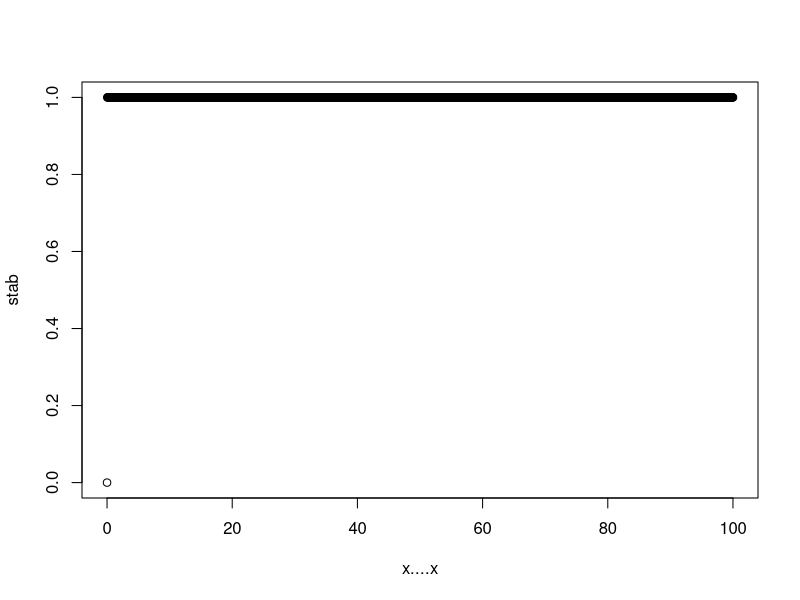

Write R code to recreate this figure. (Note: this script raises an error after producing the figure.)
rm(list = ls())
library("parallel")
library("tidyverse")
library("deSolve")
library("coda")

#-------------------------------FUNCTIONS--------------------------------------#
# Equilibrium points:
eq_point <- function(delta_L, delta_A, d_L, a, fec, K, Hum, omega_t){
  Ah_eq <-  K*(((omega_t*Hum*d_L)/((a+delta_A)*(omega_t*Hum +delta_A)))-((1/(a*fec))*(d_L+delta_L)))
  L_eq <- ((a*fec*Ah_eq)/((a*fec/K)*Ah_eq+(d_L+delta_L)))
  A_eq <- ((d_L/(omega_t*Hum+delta_A))*((a*fec*Ah_eq)/(((a*fec/K)*Ah_eq)+(d_L+delta_L))))
  eq <- c(L_eq, A_eq, Ah_eq)
}


ode_value <- function(L, A, Ah){
  val <- c()
  val[1] = a*fec*Ah*(1-(L/K))-(d_L+delta_L)*L
  val[2] = d_L*L - (omega_t*Hum + delta_A)*A
  val[3] = omega_t*Hum*A - (a + delta_A)*Ah
  return(val)
}

# Feasability condition:
feasability_cond <- function(del_L, del_A, dev_L, gon, fec, Kar, Hum, omega){
  fes <- 0
  val <- (gon*fec*omega*Hum*dev_L)/((gon + del_A)*(omega*Hum + del_A)*(dev_L + del_L))
  if(val > 1){
    fes <- 1
  }
  return(fes)
}

omega_stab <- function(omega){
  fes <- 0
  val <- delta_A/(((a*fec*Hum*d_L)/((a+delta_A)*(d_L+delta_L)))-Hum)
  if(omega > val ){
    fes <- 1
  }
  return(fes)
}


###############   ODE INTEGRATION   ##################
#------------------------------------------------------------------------------#
# ODE system in R:
vect <- function(t, state, parameters) {
  with(as.list(c(state, parameters)),{
    # rate of change
    
    dL <-  gon*fecun*H*(1-(L/Ka))-(dev_L+del_L)*L
    dA <-  dev_L*L - (omeg*Hu + del_A)*A
    dH <-  omeg*Hu*A - (gon + del_A)*H
    # return the rate of change
    list(c(dL, dA, dH))
  }) # end with(as.list ...
}

likelihood <- function(x) # forzamientos para el solver de la ode
{ 
  if(x[1] <= 0 ){
    print("Negative param")
    res = -86829146000
  }else{
    # print("Positive param")
    pars <- c(fecun = fec,Ka = K,Hu = Hum,omeg = x[1],
              del_L = delta_L,del_A = delta_A,dev_L = d_L,
              gon = a) # death rate group 2
    
    sd_t <- x[2]
    
    population <- c(L=10.0, A=0.0,H= 0.0) #Vector inicial para ODE
    
    # z <- ode(y=population,
    # times = 0:nrow(y), func = "derivs", method = "ode45",
    # parms = parms, dllname = "model_vec_test1",
    # initfunc = "initmod", nout = 1,
    # outnames = "Sum")
    z <- ode(y = population, times = 0:nrow(y), func = vect, parms = pars)
    
    #Aquí corre el ODE
    
    colnames(z)[2:4] <- c("L", "A", "Ah")
    
    z <- as.data.frame(z)
    z <- z[-1, ]
    
    L <- y$L
    A <- y$A
    Ah <- y$Ah
    
    res <-  sum(dnorm(L, mean = z$L, sd = sd_t, log = T))  +
      sum(dnorm(A, mean = z$A , sd = sd_t, log = T))  +
      sum(dnorm(Ah, mean = z$Ah, sd = sd_t, log = T))  #cálculo de la loglikelihood en función de las desviaciones estándar
    # sum(dnorm((A+Ah), mean = (z$A + z$Ah), sd = sd, log = T))  
  }
  
  # print("res:")
  # print(res)
  return(res)
}

#------------------------------------------------------------------------------#
# Params values:
fec = 200
K = 250000
Hum = 1600000
omega_t = 0.2
delta_L = 0.2
delta_A = 0.25
d_L = 0.08
a = 1/8

feasability_cond(delta_L,delta_A,d_L,a,fec ,K,Hum,omega_t)
vec_eq <- eq_point(delta_L, delta_A, d_L, a, fec, K, Hum, omega_t)
stab_cond = function(x){return(feasability_cond(delta_L,delta_A,d_L,a,fec ,K,Hum,x))}
x <- seq(0, 100, by=.05)
eq_mat <- as.matrix(0, ncol = 3, nrow = length(x))
for(i in range(1:length(x))){
  eq_mat[i] <- eq_point(delta_L, delta_A, d_L, a, fec, K, Hum, x[i])
}
# Stability in function of omega.
x <- seq(0, 100, by=.05)
vec_stab <- lapply(x, stab_cond)
stab_cond_vec <- data.frame(x <- x, stab = as.array(vec_stab, nrow =1, ncol = length(x)))
plot(stab_cond_vec)

# Equilibrium points as a function of omega.
eq_point_vec <- lapply(x, eq_point_ap)
stab <- as.array(eq_point_vec)
eq_point_df <- data.frame(omega = x, L_eq = stab[])

plot(eq_point_df)
#---------------INTEGRATION----------------#
times <- seq(0, 100, by = 0.01)
parameters <- c(fecun = fec,Ka = K,Hu = Hum,omeg = omega_t,del_L = delta_L,del_A = delta_A,dev_L = d_L,gon = a)
# state <- c(L = vec_eq[1], A = vec_eq[2], H = vec_eq[3])
state <- c(L = 10, A = -0, H = 0)
out2 <- as.data.frame(ode(y = state, times = times, func = vect, parms = parameters))
df_plot2 <- reshape2::melt(out2, id.vars = c("time"))
ggplot(df_plot2,aes(time, value))  +
  geom_line(aes( colour = variable)) +
  ylab("Counts") +
  ggtitle("Vector dynamics")+
  scale_color_manual(name = "",
                     labels = c("Larva", "Adult mosquito", "Adult handling mosquito"),
                     values=c('#FF00F6','#FF2C00','#2F822B'))+
  theme_bw()


# Pseudo Data to check the oprimization method.
slopevalues = function(x){return(likelihood(c(x, trueSD)))}
slopevalues(0.1)
x <- seq(-1, 10, by=.05)
slopelikelihoods = lapply(x, slopevalues )
plot (x, slopelikelihoods , type="l", xlab = "values of slope parameter a", ylab = "Log likelihood")
